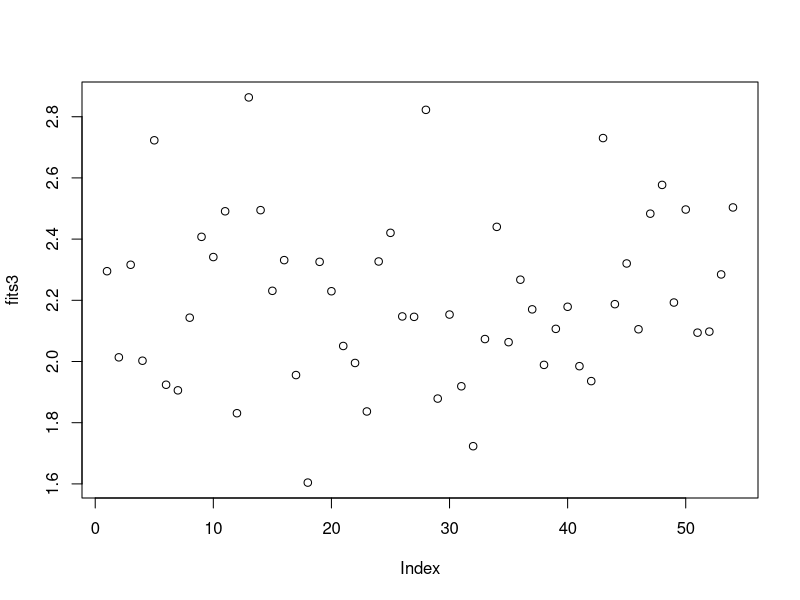
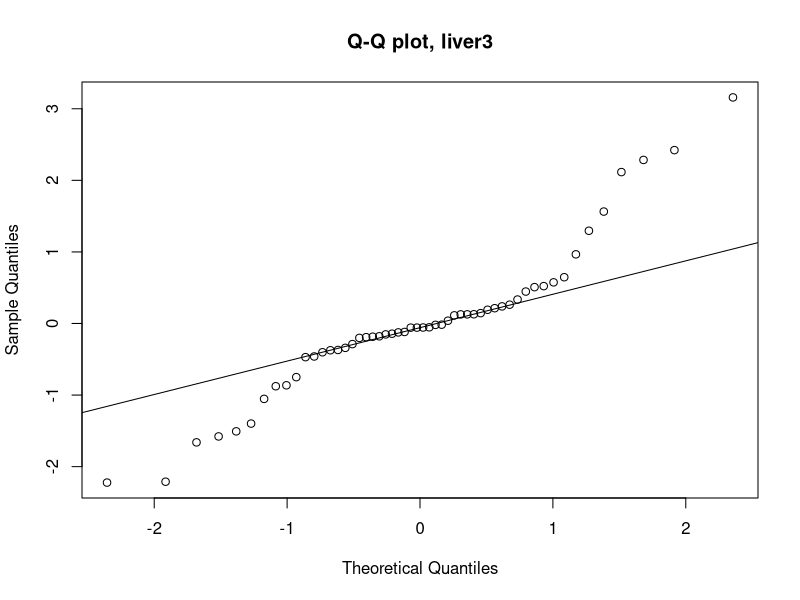
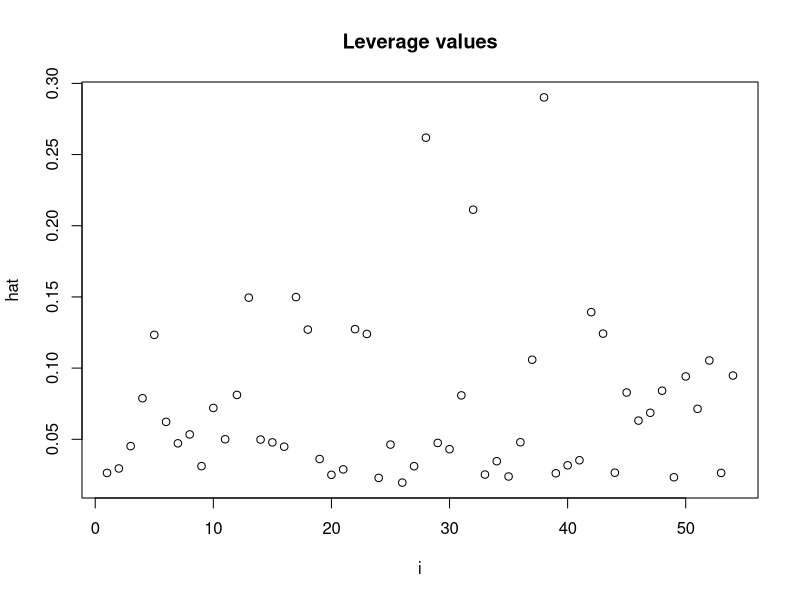
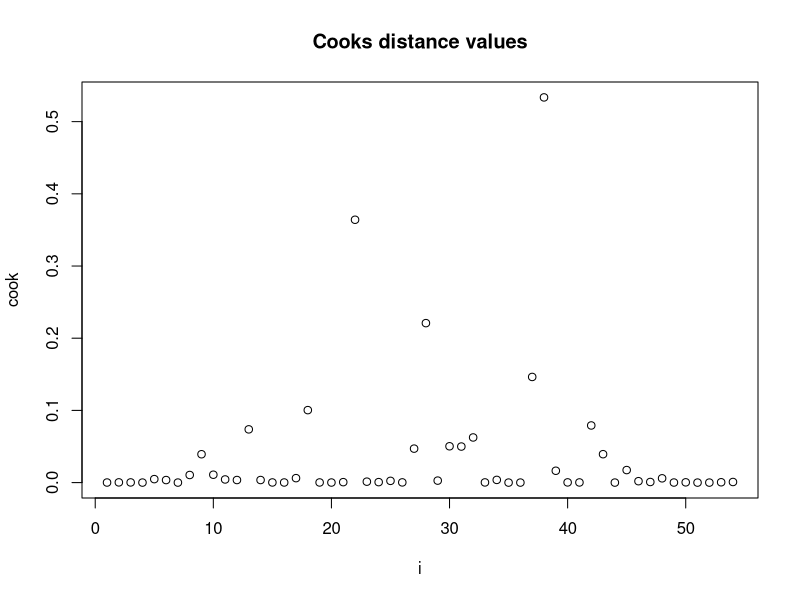
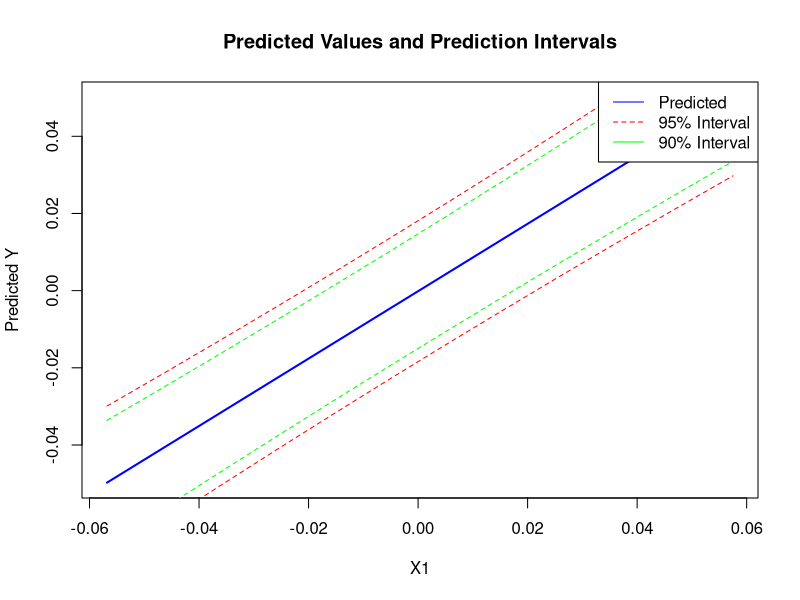
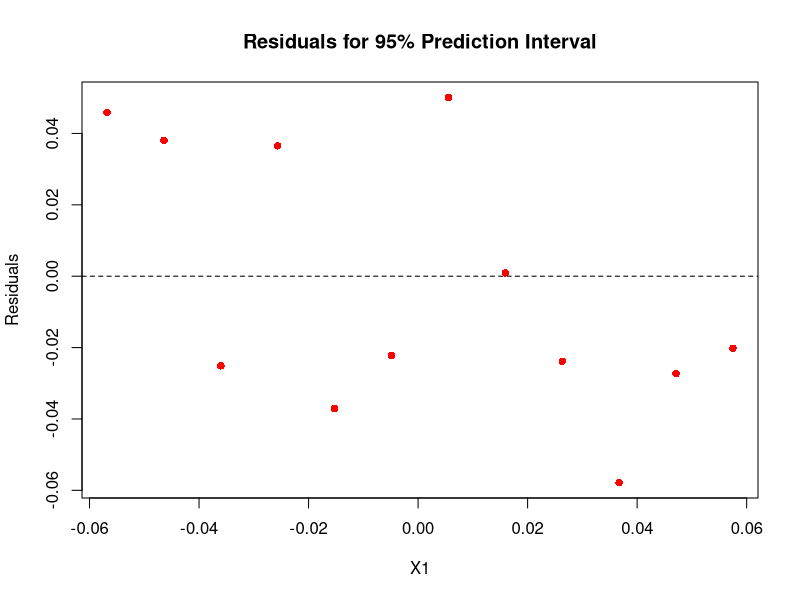
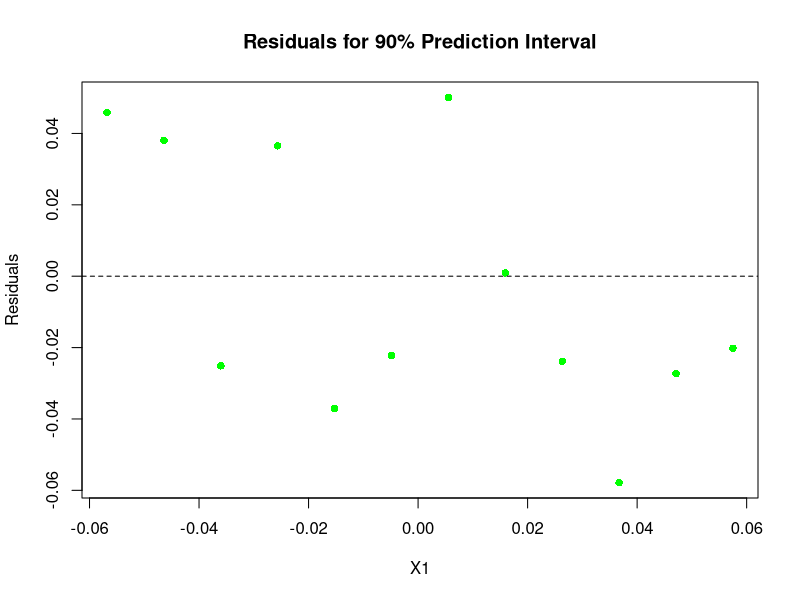

Here is the R script that generated these plots, in order:
#1 
setwd("C:\\Users\\Admin\\OneDrive\\QMUL\\statistical_modelling")
getwd()

data <- read.csv('liver.csv')
x1 <- data$x1
x2<- data$x2
x3<- data$x3 
ly <- data$log10y
# extracts columns names x1,x2,x3 , log10y 

modly3 <- lm(ly ~x1 +x2+x3) 
summary(modly3)


stdres3 <- rstandard(modly3) 
fits3 <- fitted(modly3) 

#1b Assessing assumptions of normality and constant variance of random errors 
plot(fits3)
qqnorm(stdres3, main = "Q-Q plot, liver3")
qqline(stdres3)
# if stdres follows a normal distribution , points should lie on straight line
#here we can see points  dont lie on straight line 

#to further test normality assumption -> shapiro test 
shapiro.test(stdres3)
#pvalue = 0.001605 hence strong evidence against normality assumption 

#1c Compare model 3 with the two models in practical session. Which one is best and why 


#1d for best model find leverage values and cook's distance 
hat <- hatvalues(modly3) #computes leverage/ hat vlaues 
cook <- cooks.distance(modly3) 
i<- 1:54 # creates sequence of 54 integers for 54 observations 
plot(i, hat, main = "Leverage values")
plot(i, cook, main = "Cooks distance values")
qf(0.5, 3, 51) 

# points with high leverage may be outliers 
# points with high cook's distance mightly really affect regression model / need to remove 




#QUESTION2 
setwd("C:\\Users\\Admin\\OneDrive\\QMUL\\statistical_modelling")
getwd()

data2<- read.csv("marketdata.csv")
Y <- data2$Mkt_4
X1 <- data2$Mkt_1
X2 <- data2$Mkt_2
X3 <- data2$Mkt_3

#2a 

model1 <-lm(Y~X1)
summary(model1)
stdres1 <- rstandard(model1)
# X1-Max = 1.12e-07 (p-value/ chance this result is random) = very small hence X1 is statistically significant 
#                           meansing X1 has a strong and meaningful impact on Y 
# intercept - Max = 0.952 = very large hence intercept is not statistically significant 
# B1/ X1 = 0.8733 (gradient is strongly positive) 
# intercept = 0.0001395 = very small and not important (from intercept-Max)
#R^2 value 0.9463 = very large so model explains most of variation so good fit 

model2<- lm(Y ~X2) 
summary(model2)
stdres2 <- rstandard(model2) 
# X2-Max = 0.0131 (p-value/ chance this result is random) = (<0.05) small 
#             hence X1 is statistically significant meansing X1 has a strong and meaningful impact on Y( )only at 0.05 level)

# intercept - Max = 0.953 = very large hence intercept is not statistically significant 
# B1/ X1 = 0.44 (gradient is strongly positive) 
# intercept = 0.0004339 = very small and not important (from intercept-Max)
#R^2 = 0.4752 (<0.3) not very large hence not really a good fit 

model3<- lm(Y~X1+X2) 
summary(model3) 
stdres <- rstandard(model3)
# X1-Max = 5.79e-06 (p-value/ chance this result is random) = (<0.05) small 
#            hence X1 is statistically significant meansing X1 has a strong and meaningful impact on Y( )only at 0.05 level)
# X2-Max = large (>0.05)  =  not statiscally significant 
# intercept - Max = 0.979 = very large hence intercept is not statistically significant 

# intercept = 6.311e-05 = very small and not important (from intercept-Max)
#R^2 = 0.9518 and adjusted : 0.9411  very large hence  a good fit (but doesnt beat model1)


#2b 

shapiro.test(stdres1) 
shapiro.test(stdres2) 
shapiro.test(stdres3) 

#in all these models shapiro wilk does not reject the null hypothesis 
#thus we are not rejecting the normality assumption in all models 

#2c 
# best model is model 1 due to principle of parsimony 
# looking at R^2 values between model 1 and 3 but choose model 1 as model 3 does not have statistically significant parameters 


#2d for the best model , compute predicted values when new data are x1 vector of values
# For example, create a sequence of X1 values ranging from the minimum to maximum of the original X1 values
new_X1_values <- seq(min(X1), max(X1), length.out = 12)
predictions <- predict(model1, newdata = data.frame(X1 = new_X1_values))



#2e 
# Compute prediction intervals at 95% and 90% confidence levels
pred_interval_95 <- predict(model1, newdata = data.frame(X1 = new_X1_values), interval = "prediction", level = 0.95)
pred_interval_90 <- predict(model1, newdata = data.frame(X1 = new_X1_values), interval = "prediction", level = 0.90)

# Extract predicted values and intervals for plotting
predicted_values <- pred_interval_95[, 1]
lower_95 <- pred_interval_95[, 2]
upper_95 <- pred_interval_95[, 3]

lower_90 <- pred_interval_90[, 2]
upper_90 <- pred_interval_90[, 3]

# Plot the predicted values with prediction intervals
plot(new_X1_values, predicted_values, type = "l", col = "blue", lwd = 2, xlab = "X1", ylab = "Predicted Y", main = "Predicted Values and Prediction Intervals")
lines(new_X1_values, lower_95, col = "red", lty = 2)
lines(new_X1_values, upper_95, col = "red", lty = 2)
lines(new_X1_values, lower_90, col = "green", lty = 2)
lines(new_X1_values, upper_90, col = "green", lty = 2)
legend("topright", legend = c("Predicted", "95% Interval", "90% Interval"), col = c("blue", "red", "green"), lty = 1:2)


#2f 
actual_values <- Y

# Compute residuals for the 95% and 90% intervals
residuals_95 <- actual_values - predicted_values
residuals_90 <- actual_values - predicted_values

# Check if actual values fall within the 95% and 90% prediction intervals
within_95 <- actual_values >= lower_95 & actual_values <= upper_95
within_90 <- actual_values >= lower_90 & actual_values <= upper_90

# Print out the proportion of points within the prediction intervals
cat("Proportion within 95% interval:", mean(within_95), "\n")
cat("Proportion within 90% interval:", mean(within_90), "\n")

# Plot residuals to visualize how far the predicted values are from actual values
plot(new_X1_values, residuals_95, col = "red", pch = 16, xlab = "X1", ylab = "Residuals", main = "Residuals for 95% Prediction Interval")
abline(h = 0, col = "black", lty = 2)

plot(new_X1_values, residuals_90, col = "green", pch = 16, xlab = "X1", ylab = "Residuals", main = "Residuals for 90% Prediction Interval")
abline(h = 0, col = "black", lty = 2)

